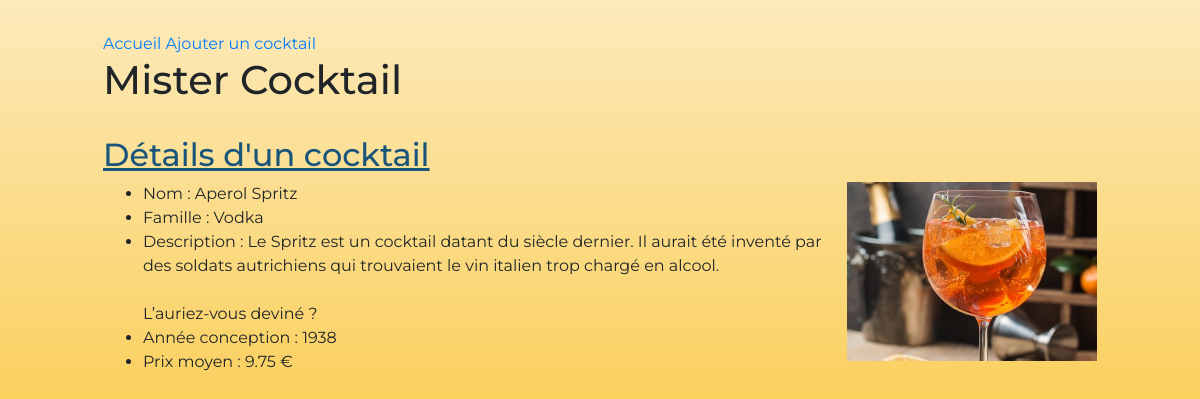
Page /corrige/details_cocktail.php?id=1 on the committed database.
### tables this page shows
CREATE TABLE `Cocktail` (
  `id` int(11) NOT NULL,
  `nom` varchar(30) NOT NULL,
  `description` text NOT NULL,
  `urlPhoto` varchar(50) NOT NULL,
  `dateConception` date NOT NULL,
  `prixMoyen` float NOT NULL,
  `idFamille` int(11) NOT NULL
);

CREATE TABLE `Famille` (
  `id` int(11) NOT NULL,
  `nomFamille` varchar(20) NOT NULL
);

### corrige/details_cocktail.php (called while the page is built, shortened)
<?php
require_once 'models/cocktail.php';
$cocktail = lireCocktail($_GET['id']);
include 'templates/details_cocktail.phtml';

### corrige/models/cocktail.php (called while the page is built, shortened)
<?php
function lireCocktail($id)
{
    $pdo = connexionMySQL();
    $query = $pdo->prepare('
        SELECT
            Cocktail.id,
            idFamille,
            nom,
            nomFamille,
            description,
            urlPhoto,
            YEAR(dateConception) AS anneeConception,
            prixMoyen
        FROM Cocktail
        INNER JOIN Famille ON Famille.id = Cocktail.idFamille
        WHERE Cocktail.id = ?
    ');
    $query->execute([ $id ]);
    return $query->fetch(PDO::FETCH_ASSOC);
}

### corrige/templates/details_cocktail.phtml (the view, shortened to what this page needs)
<!DOCTYPE html>
<html lang="fr">
<head>
    <link rel="stylesheet" href="https://cdnjs.cloudflare.com/ajax/libs/twitter-bootstrap/4.4.1/css/bootstrap.min.css">
    <link rel="stylesheet" href="www/css/cocktails.css">
</head>
<body class="container-fluid">
    <nav>
        <a href="index.php">Accueil</a>
        <a href="ajout_cocktail.php">Ajouter un cocktail</a>
        <h1>Mister Cocktail</h1>
    </nav>
    <h2>Détails d'un cocktail</h2>
    <ul>
        <img style="float:right;max-width:250px;" src="www/images/cocktails/<?php echo $cocktail['urlPhoto'] ?>" />
        <li>Nom : <?= $cocktail['nom'] ?></li>
        <li>Famille : <?= $cocktail['nomFamille'] ?></li>
        <li>Description : <?= $cocktail['description'] ?></li>
        <li>Année conception : <?= $cocktail['anneeConception'] ?></li>
        <li>Prix moyen : <?= $cocktail['prixMoyen'] ?> €</li>
    </ul>
</body>
</html>

### corrige/www/css/cocktails.css (style rules this page uses)
* { box-sizing: border-box; }
body { background: linear-gradient(to bottom, #fceabb, #f8b500); font-family: Montserrat, sans-serif; max-width: 1024px; min-height: 100vh; padding: 2rem 0; }
h2 { color: #19547b; text-decoration: underline; text-decoration-color: #19547b; }
nav { margin-bottom: 2rem; width: 100%; }

### rows in the picture
cocktail: urlPhoto (picture), nom "Aperol Spritz", idFamille.nomFamille "Vodka", description "Le Spritz est un cocktail datant du siècle dernier. Il aurait été inventé par des soldats autrichiens qui trouvaient le vin italien trop chargé en alcool. L’auriez-vous deviné ?", prixMoyen "9.75"

### other values in the picture
$cocktail['anneeConception'] "1938"
